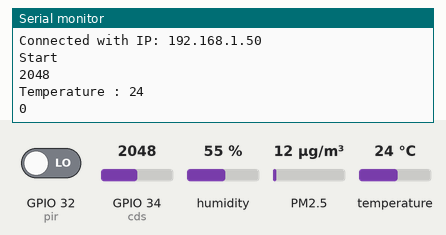
Simulated run of this sketch. Board: ESP32. Shown: the last lines printed to the serial monitor. Wiring (inferred from the names in the program): dust sensor: data GPIO 4. Inputs (shaded band) come from the test bench; at power-on: temperature 24 °C, GPIO 34 (cds) = 2048, GPIO 32 (pir) LOW, humidity 55 %, PM2.5 12 µg/m³. WiFi joins after 1.5 s; servers stay silent unless stated.

Above: at 2.7 s.
2.8 s: temperature set to 12 °C
4.3 s: GPIO 34 (cds) set to 2866
At 5.6 s:
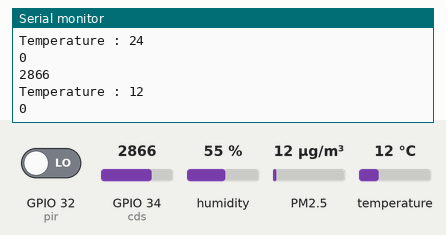
5.8 s: GPIO 32 (pir) driven HIGH
At 7.1 s:
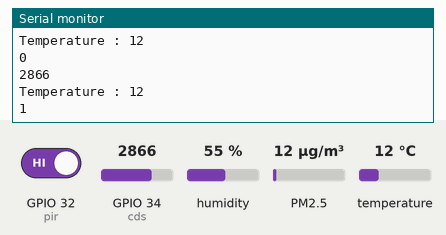
7.3 s: temperature set to 19 °C
At 8.5 s:
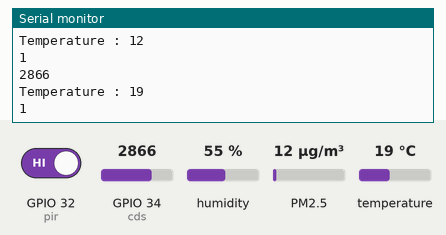
8.8 s: GPIO 34 (cds) set to 3972
At 10.1 s:
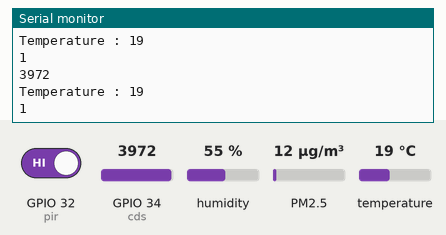
Timing chart, 0 to 11.3 s (numbered marks = the images above; inputs shaded):
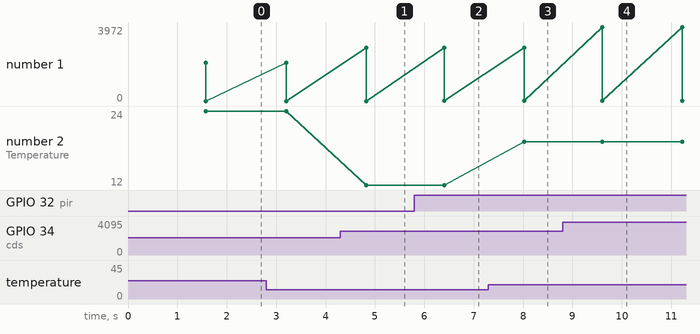

The sketch:

sketch_dec27a.ino
```cpp
#include <Arduino.h>
#include <WiFi.h>
#include <Firebase_ESP_Client.h>
#include <addons/TokenHelper.h>
#include <addons/RTDBHelper.h>

#include <SPI.h>
#include <MFRC522.h>
#include "DHT.h"

#define DHTPIN 33
#define DHTTYPE DHT11
DHT dht(DHTPIN, DHTTYPE);

#define WIFI_SSID "bssm_free"
#define WIFI_PASSWORD "bssm_free"

#define API_KEY "AIzaSyBnPJf9MC1VD5wuoRHPcMc95DzvPR9Impg"

#define DATABASE_URL "bssmfirst-default-rtdb.firebaseio.com/"

FirebaseData fbdo;
FirebaseAuth auth;
FirebaseConfig config;

#define SS_PIN 5
#define RST_PIN 0

MFRC522 rfid(SS_PIN, RST_PIN);
MFRC522::MIFARE_Key key;

int cds = 34;
int pir = 32;
int pin = 4;
long duration;
long starttime;
long sampletime_ms=30000;
long lowpulseoccupancy = 0;
float ratio = 0;
float concentration = 0;
float ugm3 = 0;

void setup()
{
    Serial.begin(115200);
    SPI.begin();
    rfid.PCD_Init();
    WiFi.begin(WIFI_SSID, WIFI_PASSWORD);
    Serial.print("Connecting to Wi-Fi");
    unsigned long ms = millis();
    while (WiFi.status() != WL_CONNECTED)
    {
        Serial.print(".");
        delay(300);
    }
    Serial.println();
    Serial.print("Connected with IP: ");
    Serial.println(WiFi.localIP());
    Serial.println();

    config.api_key = API_KEY;
    config.database_url = DATABASE_URL;
    Firebase.signUp(&config, &auth, "", "");
    config.token_status_callback = tokenStatusCallback;
    Firebase.begin(&config, &auth);
    Firebase.reconnectWiFi(true);
    dht.begin();
    pinMode(pir,INPUT);

    pinMode(pin,INPUT);
    starttime = millis();
    Serial.println("Start");
}

void loop()
{

  FirebaseJson json;
  int cds1 = analogRead(cds);
  int t = dht.readTemperature();
  int val = digitalRead(pir);
  Serial.println(cds1);
  Serial.printf("Temperature : ");
  Serial.println(t);
  Serial.println(val);
  Firebase.RTDB.setInt(&fbdo, "CDS",cds1);
  Firebase.RTDB.setInt(&fbdo, "Temperature",t);
  Firebase.RTDB.setInt(&fbdo, "PIR",val);

  duration = pulseIn(pin,LOW);
  lowpulseoccupancy = lowpulseoccupancy+duration;
  if((millis()-starttime)>sampletime_ms){
    ratio = lowpulseoccupancy/(sampletime_ms*10.0);
    concentration = 1.1*pow(ratio,3)-3.8*pow(ratio,2)+520*ratio+0.62;
    ugm3 = concentration*100/13000;
    Serial.print(ugm3);
    Serial.println("ug/m3");
    lowpulseoccupancy = 0;
    starttime = millis();
    Firebase.RTDB.setInt(&fbdo, "fine dust",ugm3);
  }
  delay(1000);
}
```

Measured:
- after the input at 4.3 s, the serial monitor: prints a new line after 0.52 s (image 1)
- after the input at 5.8 s, the serial monitor: prints a new line after 0.60 s (image 2)
- after the input at 7.3 s, the serial monitor: prints a new line after 0.72 s (image 3)
- after the input at 8.8 s, the serial monitor: prints a new line after 0.80 s (image 4)
- plotted number 1: 0 → 1 after the input at 5.8 s
- plotted number 2: 12 → 19 after the input at 7.3 s
